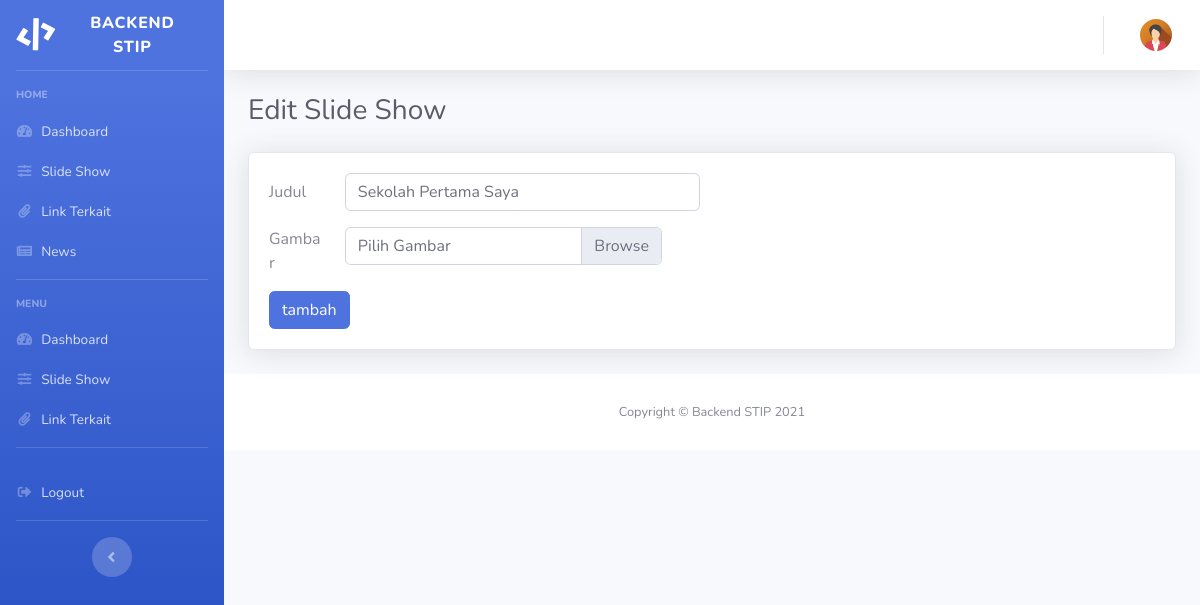
Before: /admin/edit_slideshow/5 with the older database file.
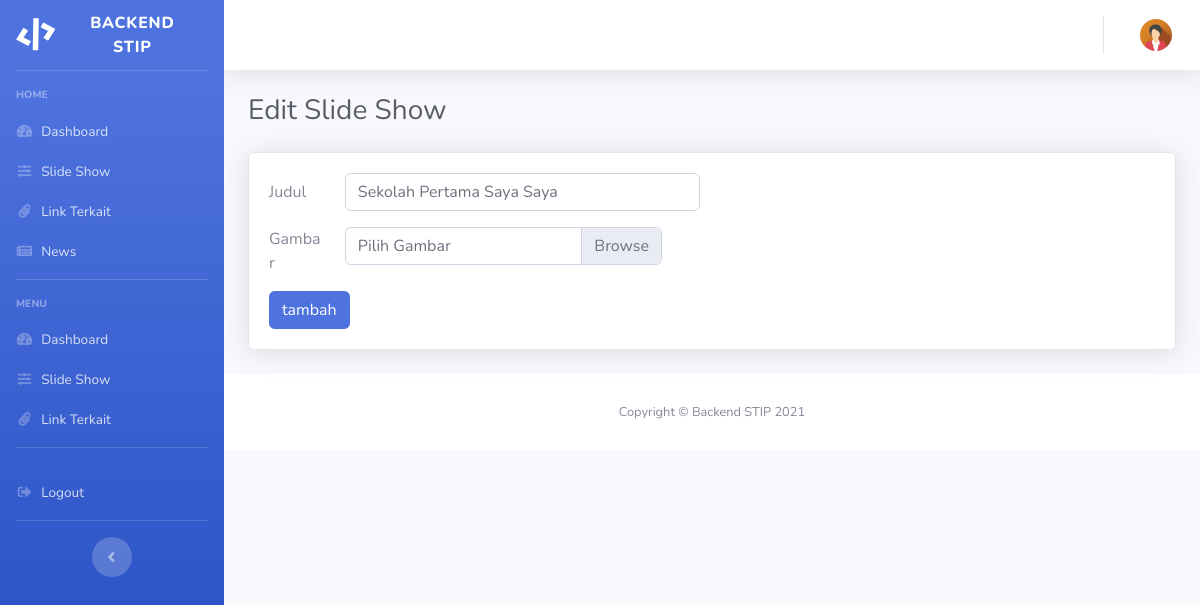
After: the same page with the newer database file.
### tables this page shows
CREATE TABLE `slideshow` (
  `id_slide` int(11) NOT NULL,
  `judul` varchar(255) NOT NULL,
  `foto` varchar(255) NOT NULL,
  `created_at` timestamp NOT NULL DEFAULT current_timestamp() ON UPDATE current_timestamp()
);

### application/controllers/Admin.php (called while the page is built, shortened)
<?php
class Admin extends CI_Controller
{
    public function __construct()
    {
        $this->load->helper(array('form', 'url', 'file'));
        $this->load->model('admin_model');
    }
    public function edit_slideshow($id_slide)
    {
		$data['slider'] = $this->admin_model->select_slideshow($id_slide);
		$data['title'] = 'Edit Slide Show';
            $this->load->view('admin/themes/header');
            $this->load->view('admin/home/edit_slide', $data);
            $this->load->view('admin/themes/footer');
    }
}

### index.php (called while the page is built, shortened)
<?php
require_once BASEPATH.'core/CodeIgniter.php';

### application/models/Admin_model.php (called while the page is built, shortened)
<?php
class Admin_model extends CI_Model {
public function select_slideshow($id)
{
	$sql = $this->db->query("select * from slideshow where id_slide = '".$id."'");
	$data = $sql->result_array();
	return $data;
}
} ?>

### application/views/admin/home/edit_slide.php (the view, shortened to what this page needs)
<div class="container-fluid">
            <h5 class="h3 mb-4 text-gray-800"><?= $title;?></h5>
            <div class="card shadow mb-4">
                <div class="card-body">
                <div class="row">
                <div class="col-lg-6">
                    <?=form_open_multipart('admin/proses_edit_slideshows', 'id="edit_slide"') ?>
                        <div class="form-group row">
                            <label for="judul" class="col-sm-2 col-form-label">Judul</label>
                            <div class="col-sm-10">
                                <input type="text" class="form-control" id="judul" name="judul" value="<?php echo $slider[0]['judul']; ?>" />
                            </div>
                        </div>
                        <div class="form-group row">
                        <div class="col-sm-2">
                            Gambar
                        </div>
                        <div class="col-sm-9">
                            <div class="custom-file">
                                <label class="custom-file-label" for="foto">Pilih Gambar</label>
                            </div>
                        </div>
                        </div>
                        <div class="from-group">
                            <button type="submit" class="btn btn-primary">tambah</button>
                        </div>
                    </form>
                </div>
            </div>
                </div>
            </div>
        </div>

Changed rows visible on the page:
changed slideshow: judul "Sekolah Pertama Saya" → "Sekolah Pertama Saya Saya"
